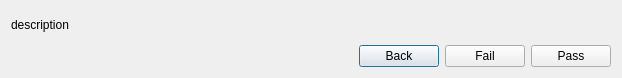
<?xml version="1.0" encoding="UTF-8"?>
<ui version="4.0">
 <class>Dialog</class>
 <widget class="QDialog" name="Dialog">
  <property name="geometry">
   <rect>
    <x>0</x>
    <y>0</y>
    <width>622</width>
    <height>78</height>
   </rect>
  </property>
  <property name="windowTitle">
   <string>Dialog</string>
  </property>
  <layout class="QGridLayout" name="gridLayout">
   <item row="0" column="0">
    <widget class="QLabel" name="description">
     <property name="sizePolicy">
      <sizepolicy hsizetype="MinimumExpanding" vsizetype="Minimum">
       <horstretch>0</horstretch>
       <verstretch>0</verstretch>
      </sizepolicy>
     </property>
     <property name="text">
      <string>description</string>
     </property>
     <property name="wordWrap">
      <bool>true</bool>
     </property>
    </widget>
   </item>
   <item row="1" column="0">
    <layout class="QVBoxLayout" name="verticalGroupLayout">
     <property name="sizeConstraint">
      <enum>QLayout::SetDefaultConstraint</enum>
     </property>
     <property name="topMargin">
      <number>0</number>
     </property>
     <property name="bottomMargin">
      <number>0</number>
     </property>
    </layout>
   </item>
   <item row="2" column="0">
    <layout class="QHBoxLayout" name="horizontalLayout">
     <item>
      <spacer name="horizontalSpacer">
       <property name="orientation">
        <enum>Qt::Horizontal</enum>
       </property>
       <property name="sizeHint" stdset="0">
        <size>
         <width>40</width>
         <height>20</height>
        </size>
       </property>
      </spacer>
     </item>
     <item>
      <widget class="QPushButton" name="back_pushButton">
       <property name="text">
        <string>Back</string>
       </property>
      </widget>
     </item>
     <item>
      <widget class="QPushButton" name="x_next_pushButton">
       <property name="text">
        <string>Fail</string>
       </property>
      </widget>
     </item>
     <item>
      <widget class="QPushButton" name="tick_next_pushButton">
       <property name="text">
        <string>Pass</string>
       </property>
      </widget>
     </item>
    </layout>
   </item>
  </layout>
 </widget>
 <resources/>
 <connections/>
</ui>
